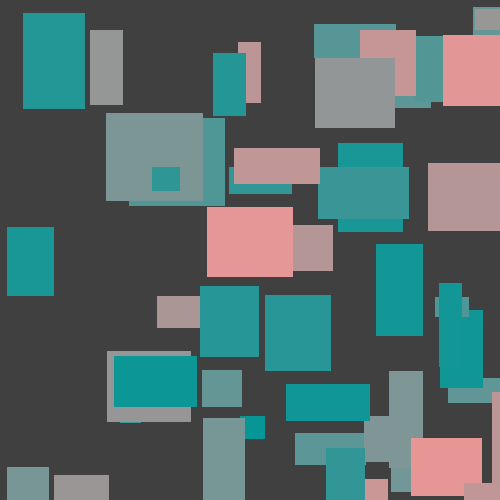
Frame 1 (no input)
Frame 60 (the mouse pressed at the canvas centre just before this capture): identical to frame 1, image omitted
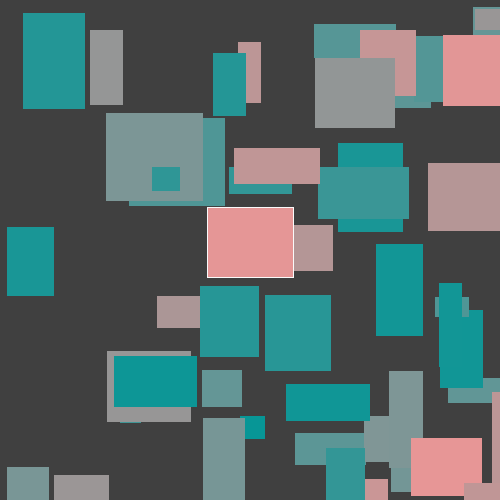
Frame 120 (the mouse held since frame 60 and released just before this capture)

The Processing sketch that drew these frames (run headless with seeded random() and noise(); from frame 60 on, the mouse is pressed at the canvas centre):

// Processing sketch: manibuttons
// ── manibuttons.pde
//BUTTONS

int amt = 50;

int[] x1= new int[amt];
int[] x2= new int[amt];
int[] y1= new int[amt];
int[] y2= new int[amt];

color[] c = new color[amt];
color bg;

void setup() {
  size(500, 500);
  background(20);
  rectMode(CORNERS);
  noStroke();
  bg = color(random(100));

  for (int i =0; i< amt; i++) {//create positions for rects
    x1[i] = int( random(width) );
    x2[i] = x1[i] + int( random(20, 100) );
    y1[i] = int( random(height) );
    y2[i] = y1[i] + int( random(20, 100) );
    c[i] = color( random(250), 150, 150 );
  }
}

void draw() {
  background(bg);

  int found = -1;//initial value to avoid conflict w array posiitons
  for (int i =0; i< amt; i++) {
    fill(c[i]);
    rect(x1[i], y1[i], x2[i], y2[i]);

    if (mouseX>x1[i] && mouseX<x2[i] && mouseY>y1[i] && mouseY<y2[i] ) {//if the mouse position is inside the specific rect. 
      found = i;//select that specific rect
    }
  }
  
    if(found >=0){//check if there is a specific rect available.
      if(mousePressed){
    noFill();
    stroke(250);
    rect(x1[found], y1[found], x2[found], y2[found]);//select the specific rect founded
    noStroke();  
  }//close if mousePressed
    }//close if found
}//CLOSE DRAW

/*
-Educación
 espacio Público
 Privacidad
 Aguas
 Salud
 Patrimonio Público
 Igualdad de Género
 Libertad de Culto
 Derechos Humanos
 Elecciones
 Politicas Públicas
 Emprendimiento
 Sexualidad
 Libertad de Información
 Matrimonio
 Propiedad pirvada
 Acceso a la Información
 Cuidado a la Infancia
 Distribución de la Riqueza
 */
